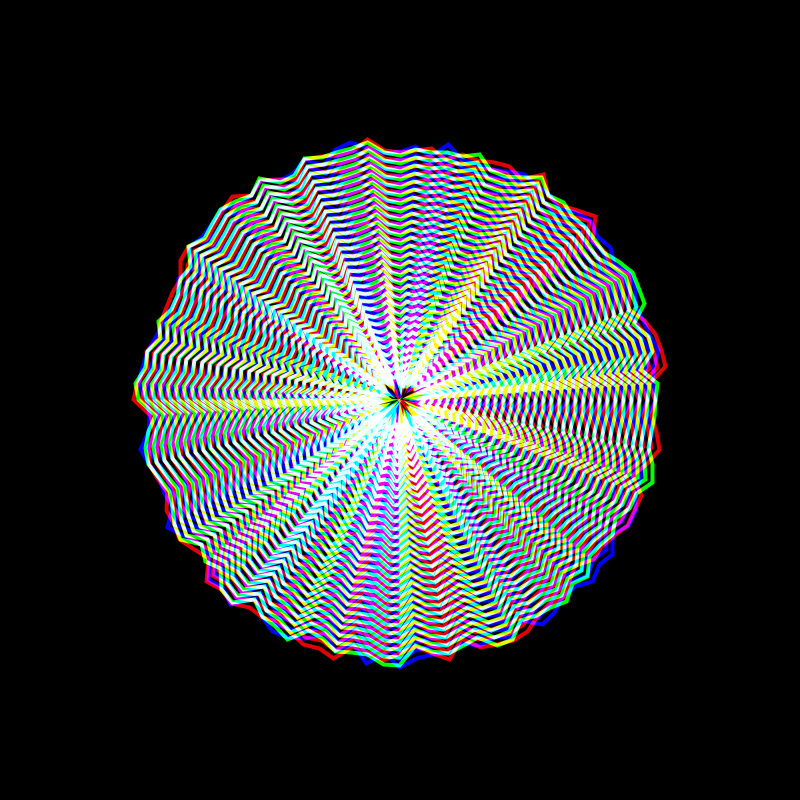
Frame 1 (no input)
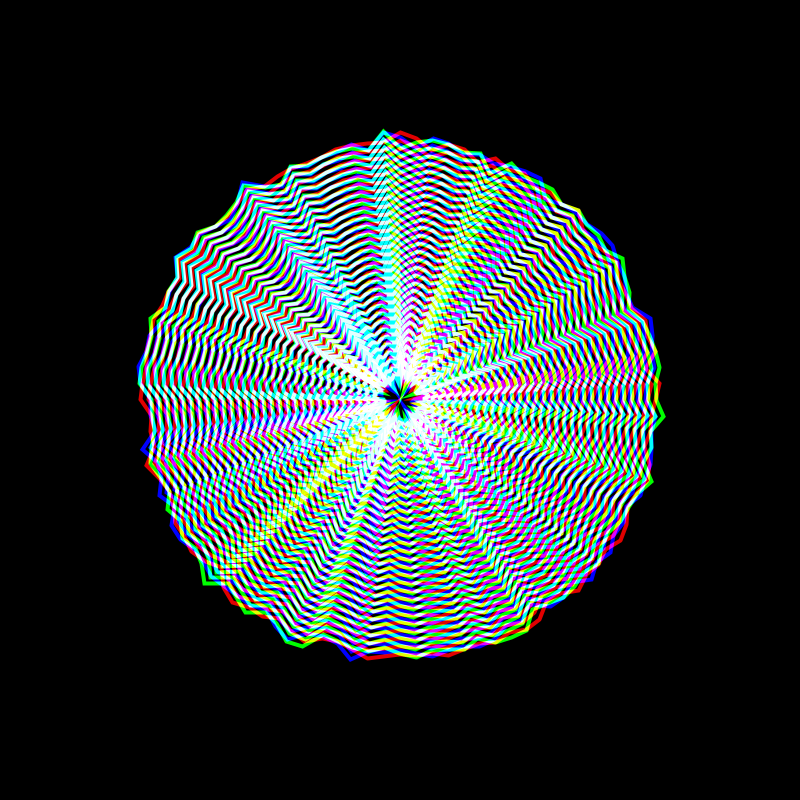
Frame 60 (the mouse pressed at the canvas centre just before this capture)
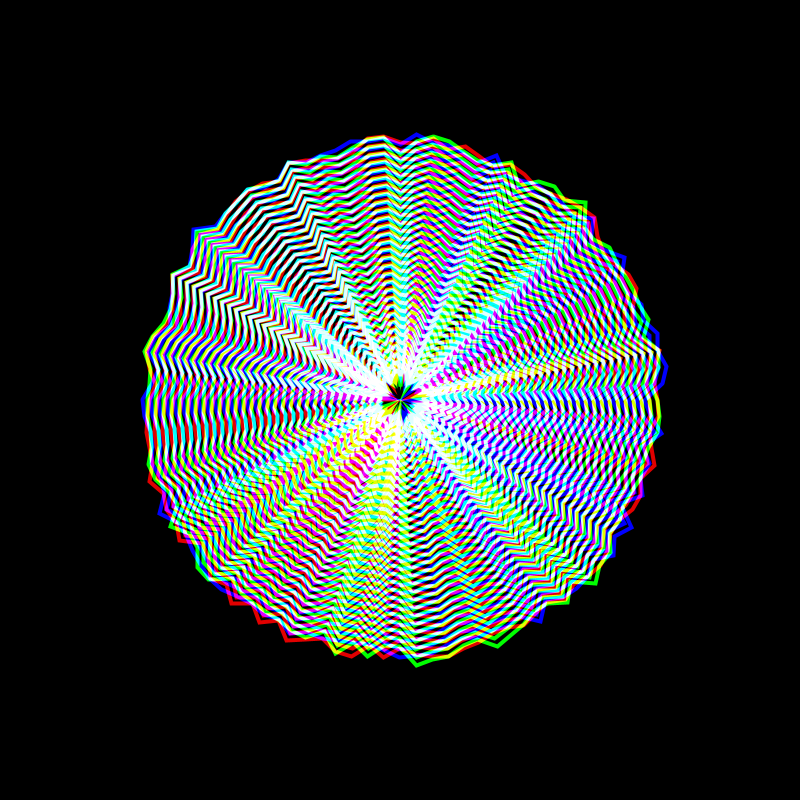
Frame 120 (the mouse held since frame 60 and released just before this capture)

The Processing sketch that drew these frames (run headless with seeded random() and noise(); from frame 60 on, the mouse is pressed at the canvas centre):

// Processing sketch: noiseCircExp
// ── noiseCircExp.pde
int segments = 100;
int amount;
float space;
float ANGLE_PER_SEGMENT = TWO_PI / segments;
int INNER_RADIUS = 100;
float RADIUS_VARIATION = 100;
float NOISE_SCALE = 0.5;
float vari;

void setup() {
  size(800, 800);
  smooth();
  noFill();
  blendMode(ADD);
}

PVector PointForIndex(int i, int j) {
  float angle = ANGLE_PER_SEGMENT * i;
  float cosAngle = cos(angle);
  float sinAngle = sin(angle);
  float time = frameCount * 1e-2*vari;
  float noiseValue = noise(NOISE_SCALE*cosAngle + NOISE_SCALE, NOISE_SCALE*sinAngle + NOISE_SCALE, time);
  float radius = INNER_RADIUS + RADIUS_VARIATION*noiseValue;
  return new PVector((radius+j*space)*cosAngle, (radius+j*space)*sinAngle);
}

void draw() {
  //adj
  vari = 14;
  segments = 100;
  amount = 30;
  space = 8;
  if (segments < 1) segments = 1;
  ANGLE_PER_SEGMENT = TWO_PI / segments;
  background(0);
  strokeWeight(4.0);
  translate(width/2, height/2);
  for (int k = 0; k < 3; k++) {
    if (k == 0) {
      stroke(225, 0, 0);
      INNER_RADIUS = 0;
      RADIUS_VARIATION = 50;
      NOISE_SCALE = 18.5;
    } if (k == 1) {
      stroke(0, 255, 0);
      INNER_RADIUS = 0;
      RADIUS_VARIATION = 50;
      NOISE_SCALE = 19.0;
    } if (k == 2) {
      stroke(0, 0, 255);
      INNER_RADIUS = 0;
      RADIUS_VARIATION = 50;
      NOISE_SCALE = 19.5;
    }
    for (int j = 0; j < amount; j++) {
      beginShape();
      for (int i = 0; i != segments; ) {
        PVector p0 = PointForIndex(++i, j);
        //PVector p1 = PointForIndex(++i);
        vertex(p0.x, p0.y);//, p1.x, p1.y);
      }
      endShape(CLOSE);
    }
  }
  if(frameCount % 60 == 0) println(frameRate);
}
